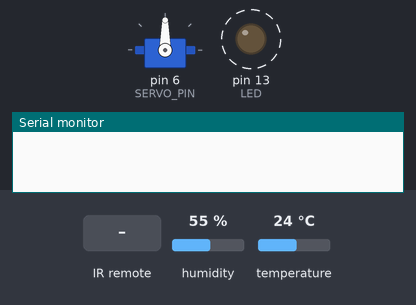
Bench run of a program on a simulated Arduino Uno, built with avr-gcc and run on an emulated ATmega328P. Parts: servo, output pins drawn as LEDs (lit = HIGH), the last lines printed to the serial monitor. Dashed ring = blinking. The inputs (shaded band) are chosen by the test bench; at power-on: humidity 55 %, temperature 24 °C.

Above: at 1.2 s.
1.3 s: infrared code 0x16 received
At 2.99 s:
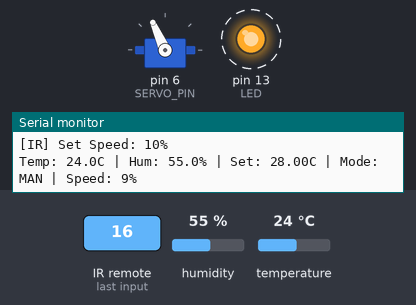
At 4.99 s:
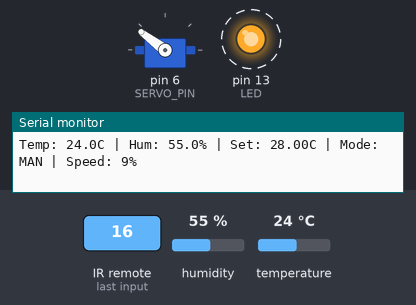
8.3 s: infrared code 0xC received
At 18.02 s:
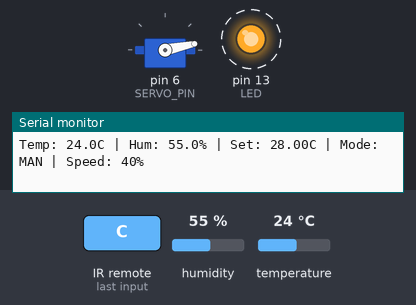
Timing chart, 0 to 24.2 s (numbered marks = the images above; inputs shaded):
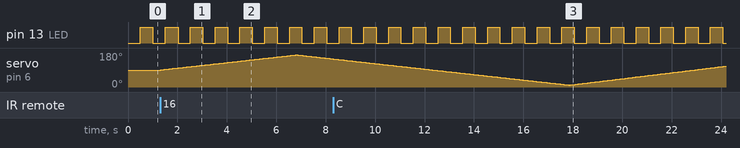

The program:

main.cpp
```cpp
#include <Arduino.h>
#include <DHT.h>
#include <IRremote.h>
#include <Servo.h>
#include <string.h>

// DHT11 设置
#define DHTPIN 2
#define DHTTYPE DHT11
DHT dht(DHTPIN, DHTTYPE);

// --- 补充缺失的定义 ---
#define IR_RECEIVE_PIN 3 // 将红外接收脚改为 3，避免与 WiFi (11) 冲突
// 舵机信号线连接到该引脚
#define SERVO_PIN 6
// 扫角范围（0~180）。若舵机会“顶到限位”抖动，可改成 10~170 或 20~160。
#define SERVO_MIN_ANGLE 10
#define SERVO_MAX_ANGLE 170

Servo fanServo;
static bool servoAttached = false;

static void servoAttachIfNeeded()
{
  if (!servoAttached)
  {
    fanServo.attach(SERVO_PIN);
    servoAttached = true;
  }
}

static void servoDetachIfNeeded()
{
  if (servoAttached)
  {
    fanServo.detach();
    servoAttached = false;
  }
}

// 全局变量
int fanSpeed = 0;
bool manualOverride = false;
float tempThreshold = 28.0;

static void updateServoSimulateRotation(int speedPwm)
{
  static int pos = (SERVO_MIN_ANGLE + SERVO_MAX_ANGLE) / 2;
  static int dir = 1;
  static unsigned long lastStepMs = 0;

  // 周期锁存：一个“往复周期”(SERVO_MIN -> SERVO_MAX -> SERVO_MIN) 内速度保持不变。
  // 收到的新速度先进入 pending，在到达 SERVO_MIN（下一个周期开始）时再生效。
  static int cyclePwm = 0;
  static int pendingPwm = 0;

  pendingPwm = constrain(speedPwm, 0, 255);
  // 从静止启动：无需等待“下一个周期”，直接采用当前目标
  if (cyclePwm == 0)
    cyclePwm = pendingPwm;

  if (cyclePwm == 0)
  {
    // 停止时不强制“回中”，避免突然大幅转动；保持当前位置即可
    return;
  }

  const unsigned long now = millis();
  // 让“模拟旋转”更像连续转动：速度越大，扫描越快。
  // 目标：最快约 6s、最慢约 18s 扫完 SERVO_MIN_ANGLE -> SERVO_MAX_ANGLE（单向）。
  // 说明：舵机不是连续电机，这里用“往复扫角”来模拟旋转观感。
  const unsigned long sweepRange = (unsigned long)(SERVO_MAX_ANGLE - SERVO_MIN_ANGLE);
  const unsigned long targetSweepMs = (unsigned long)map(cyclePwm, 1, 255, 12000, 3000);
  const int stepDegrees = constrain(map(cyclePwm, 1, 255, 1, 2), 1, 2);
  const unsigned long stepIntervalMs = (targetSweepMs * (unsigned long)stepDegrees) / (sweepRange == 0 ? 1UL : sweepRange);
  if (now - lastStepMs < (unsigned long)stepIntervalMs)
    return;
  lastStepMs = now;

  pos += dir * stepDegrees;
  if (pos >= SERVO_MAX_ANGLE)
  {
    pos = SERVO_MAX_ANGLE;
    dir = -1;
  }
  else if (pos <= SERVO_MIN_ANGLE)
  {
    pos = SERVO_MIN_ANGLE;
    dir = 1;

    // 到达最小角：一个周期结束/下个周期开始，此时才允许更新速度
    // AUTO 模式更慢：每个周期允许的速度变化更小
    const int maxDeltaPerCycle = manualOverride ? 30 : 10;
    if (cyclePwm < pendingPwm)
      cyclePwm = min(cyclePwm + maxDeltaPerCycle, pendingPwm);
    else if (cyclePwm > pendingPwm)
      cyclePwm = max(cyclePwm - maxDeltaPerCycle, pendingPwm);
  }

  servoAttachIfNeeded();
  fanServo.write(pos);
}

// ----------------- 红外按键映射（可按需修改） -----------------
// 下面这组 command 值是常见 21 键 NEC 遥控器的“命令字节”。
// 不同遥控器可能不同：若不匹配，请先打开串口监视器查看打印出来的 IR cmd，再改这里。
#define IR_CMD_0 0x42
#define IR_CMD_1 0x16
#define IR_CMD_2 0x19
#define IR_CMD_3 0xD
#define IR_CMD_4 0xC
#define IR_CMD_5 0x18
#define IR_CMD_6 0x5E
#define IR_CMD_7 0x8
#define IR_CMD_8 0x1C
#define IR_CMD_9 0x5A
// 69
#define IR_CMD_VOL_MINUS 0x07 // 作为“减速”
#define IR_CMD_VOL_PLUS 0x09  // 作为“加速”
#define IR_CMD_100_PLUS 0x4A  // 设为 100%
#define IR_CMD_200_PLUS 0x45  // 切换 AUTO/MANUAL

// 舵机工作时容易给供电/地线带来噪声，导致红外接收头输出毛刺被误判为“按键”。
// 这里做两层软件抗干扰：
// 1) 只接受白名单按键（其他一律忽略/不打印）
// 2) 自动锁定遥控器 address/protocol（首次收到有效非 REPEAT 指令后锁定）
static bool isWhitelistedIrCommand(uint8_t cmd)
{
  switch (cmd)
  {
  case IR_CMD_0:
  case IR_CMD_1:
  case IR_CMD_2:
  case IR_CMD_3:
  case IR_CMD_4:
  case IR_CMD_5:
  case IR_CMD_6:
  case IR_CMD_7:
  case IR_CMD_8:
  case IR_CMD_9:
  case IR_CMD_VOL_MINUS:
  case IR_CMD_VOL_PLUS:
  case IR_CMD_100_PLUS:
  case IR_CMD_200_PLUS:
    return true;
  default:
    return false;
  }
}

static bool shouldAcceptIr(const IRData &data)
{
  if (data.protocol == UNKNOWN)
    return false;
  if (data.flags & IRDATA_FLAGS_WAS_OVERFLOW)
    return false;
  if (!isWhitelistedIrCommand(data.command))
    return false;

  const bool isRepeat = (data.flags & IRDATA_FLAGS_IS_REPEAT);
  // 只允许音量键用 REPEAT 做连发，其他按键的 REPEAT 一律忽略
  if (isRepeat && !(data.command == IR_CMD_VOL_PLUS || data.command == IR_CMD_VOL_MINUS))
    return false;

  // 锁定遥控器地址/协议（减少噪声误判）
  static bool locked = false;
  static uint16_t lockedAddress = 0;
  static decode_type_t lockedProtocol = UNKNOWN;

  if (!locked)
  {
    if (!isRepeat)
    {
      locked = true;
      lockedAddress = data.address;
      lockedProtocol = data.protocol;
      Serial.print("[IR] Locked to protocol=");
      Serial.print((int)lockedProtocol);
      Serial.print(" address=0x");
      Serial.println(lockedAddress, HEX);
    }
    // 未锁定前：允许白名单按键通过
    return true;
  }

  if (data.address != lockedAddress)
    return false;
  if (data.protocol != lockedProtocol)
    return false;

  return true;
}

static inline int pwmToPercent(int pwm)
{
  return constrain(map(constrain(pwm, 0, 255), 0, 255, 0, 100), 0, 100);
}

static inline int percentToPwm(int percent)
{
  return constrain(map(constrain(percent, 0, 100), 0, 100, 0, 255), 0, 255);
}

static void setFanSpeedPercent(int percent)
{
  manualOverride = true;
  fanSpeed = percentToPwm(percent);
  Serial.print("[IR] Set Speed: ");
  Serial.print(percent);
  Serial.println("%");
}

static void adjustFanSpeedPercent(int delta)
{
  int current = pwmToPercent(fanSpeed);
  setFanSpeedPercent(current + delta);
}

static int autoSpeedPercentForTemp(float tC)
{
  // 分段线性（用户指定）：
  // 28-29℃: 0-10%
  // 29-30℃: 10-30%
  // 30-31℃: 30-60%
  // 31-32℃: 60-80%
  // >32℃: 100%
  // <28℃: 0%

  if (isnan(tC))
    return 0;

  const float t0 = 28.0f;
  const float t1 = 29.0f;
  const float t2 = 30.0f;
  const float t3 = 31.0f;
  const float t4 = 32.0f;

  if (tC < t0)
    return 0;
  if (tC > t4)
    return 100;

  // 线性插值 helper
  auto lerpPercent = [](float x, float a, float b, int pa, int pb) -> int
  {
    const float denom = (b - a);
    const float f = (denom == 0.0f) ? 0.0f : (x - a) / denom;
    const float pf = (float)pa + constrain(f, 0.0f, 1.0f) * (float)(pb - pa);
    return constrain((int)(pf + 0.5f), 0, 100);
  };

  if (tC < t1)
    return lerpPercent(tC, t0, t1, 0, 10);
  if (tC < t2)
    return lerpPercent(tC, t1, t2, 10, 30);
  if (tC < t3)
    return lerpPercent(tC, t2, t3, 30, 60);
  // tC 在 [31, 32]：到 32℃ 为 80%，只有“超过 32℃”才 100%
  return lerpPercent(tC, t3, t4, 60, 80);
}

void setup()
{
  Serial.begin(9600);
  pinMode(13, OUTPUT); // 内置 LED 用于指示状态

  // 初始化 DHT
  dht.begin();
  // 初始化 红外
  IrReceiver.begin(IR_RECEIVE_PIN, ENABLE_LED_FEEDBACK);

  // 初始化 舵机
  servoAttachIfNeeded();
  fanServo.write((SERVO_MIN_ANGLE + SERVO_MAX_ANGLE) / 2);
}

unsigned long lastSendTime = 0;

void loop()
{
  // 心跳指示：每次循环闪烁一下 LED，证明程序没卡死
  // 由于循环现在很快，我们需要降频闪烁，否则看不清
  static unsigned long lastBlinkTime = 0;
  if (millis() - lastBlinkTime > 500)
  {
    lastBlinkTime = millis();
    digitalWrite(13, !digitalRead(13));
  }

  // --- 1. 处理红外遥控信号 (非阻塞) ---
  if (IrReceiver.decode())
  {
    auto &data = IrReceiver.decodedIRData;
    const uint8_t command = data.command;
    const bool isRepeat = (data.flags & IRDATA_FLAGS_IS_REPEAT);

    if (shouldAcceptIr(data))
    {
      Serial.print("[IR] Protocol: ");
      Serial.print(data.protocol);
      Serial.print(" | cmd: 0x");
      Serial.print(command, HEX);
      if (isRepeat)
        Serial.print(" (REPEAT)");
      Serial.println();

      // 200+：切换模式
      if (command == IR_CMD_200_PLUS)
      {
        manualOverride = !manualOverride;
        Serial.print("[IR] Mode -> ");
        Serial.println(manualOverride ? "MANUAL" : "AUTO");
      }

      // 数字键：直接设置百分比（1-9 -> 10%-90%，0 -> 0%）
      if (!isRepeat)
      {
        if (command == IR_CMD_0)
          setFanSpeedPercent(0);
        else if (command == IR_CMD_1)
          setFanSpeedPercent(10);
        else if (command == IR_CMD_2)
          setFanSpeedPercent(20);
        else if (command == IR_CMD_3)
          setFanSpeedPercent(30);
        else if (command == IR_CMD_4)
          setFanSpeedPercent(40);
        else if (command == IR_CMD_5)
          setFanSpeedPercent(50);
        else if (command == IR_CMD_6)
          setFanSpeedPercent(60);
        else if (command == IR_CMD_7)
          setFanSpeedPercent(70);
        else if (command == IR_CMD_8)
          setFanSpeedPercent(80);
        else if (command == IR_CMD_9)
          setFanSpeedPercent(90);
        else if (command == IR_CMD_100_PLUS)
          setFanSpeedPercent(100);
      }

      // 音量键：加/减速（允许按住连发）
      if (command == IR_CMD_VOL_PLUS)
        adjustFanSpeedPercent(+10);
      else if (command == IR_CMD_VOL_MINUS)
        adjustFanSpeedPercent(-10);
    }
    IrReceiver.resume();
  }

  // --- 2.5 舵机模拟“旋转”（不依赖2秒定时器，保证动作平滑） ---
  updateServoSimulateRotation(fanSpeed);

  // --- 3. 定时任务：读取传感器、逻辑控制、发送数据 (每2秒一次) ---
  if (millis() - lastSendTime > 2000)
  {
    lastSendTime = millis();

    // 3.1 读取温湿度
    float h = dht.readHumidity();
    float t = dht.readTemperature();
    if (isnan(h) || isnan(t))
    {
      Serial.println("DHT read failed");
      // 保持上次的值或设为0
    }

    // 3.2 逻辑控制 (自动模式)
    if (!manualOverride && !isnan(t))
    {
      const int autoPercent = autoSpeedPercentForTemp(t);
      fanSpeed = percentToPwm(autoPercent);
    }

    // 3.3 输出状态到串口（已移除 WiFi 模块）
    String statusMsg = "Temp: " + String(t, 1) + "C | Hum: " + String(h, 1) + "% | Set: " + String(tempThreshold) + "C | Mode: " + (manualOverride ? "MAN" : "AUTO") + " | Speed: " + String(map(fanSpeed, 0, 255, 0, 100)) + "%";

    Serial.println(statusMsg);
  }
}
```

Measured:
- after the input at 1.3 s, servo on pin 6 (SERVO_PIN): rises from 90° to 170° in 5.5 s, then falls to 149° in 1.4 s
- by itself, pin 13 (LED): alternates HIGH for 0.50 s and LOW for 0.50 s
